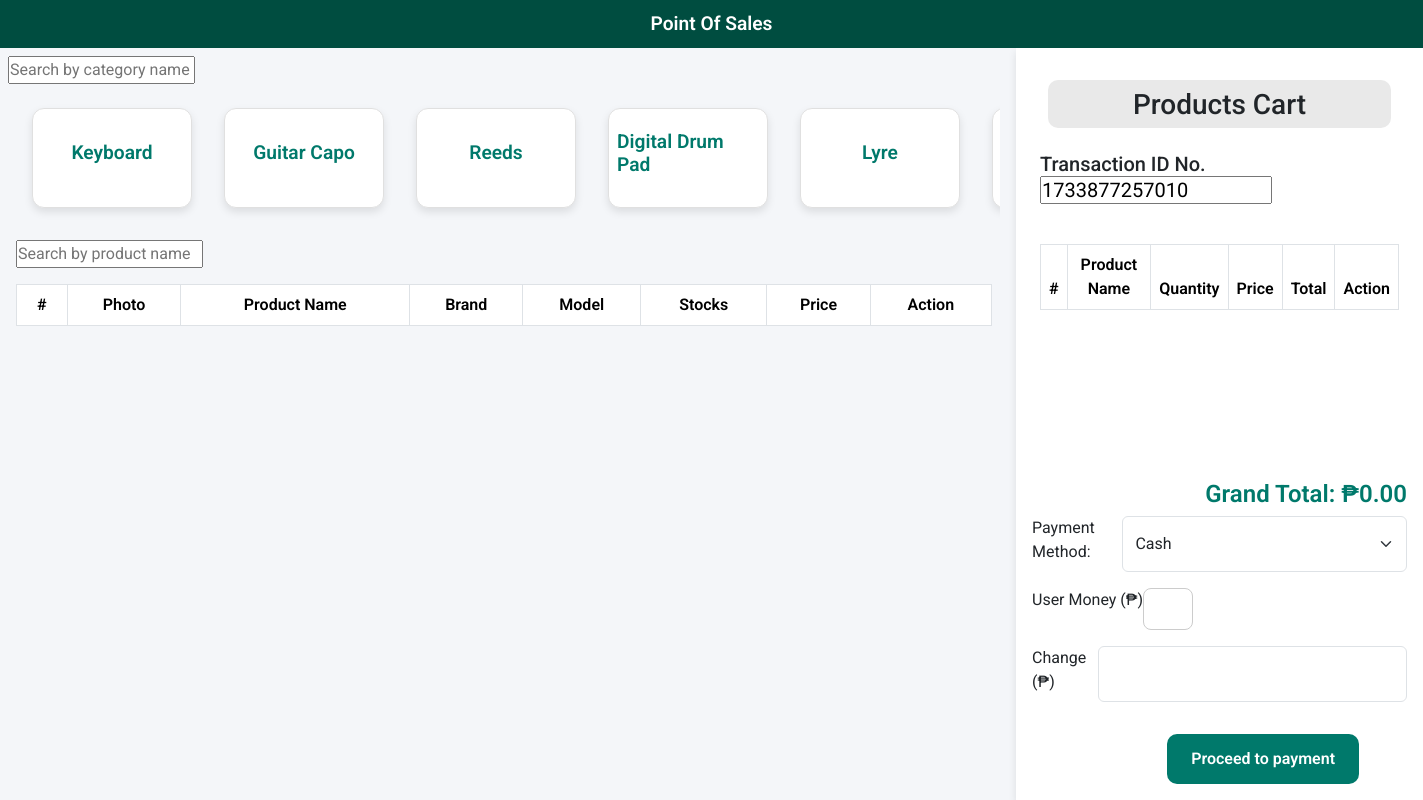
The app's page /pages/cashierpos.php (signed in) with its own data.
### tables this page shows
CREATE TABLE `categories` (
  `category_id` int(11) UNSIGNED NOT NULL,
  `name` varchar(60) NOT NULL,
  `description` text NOT NULL,
  `created_at` timestamp NOT NULL DEFAULT current_timestamp()
);

### pages/cashierpos.php (the view, shortened to what this page needs)
<?php
require_once '../includes/load.php';
$stmt = $conn->prepare("SELECT category_id, name, created_at FROM categories");
$stmt->execute();
$categories = $stmt->fetchAll(PDO::FETCH_ASSOC);
?>
<!DOCTYPE html>
<html lang="en">
<head>
    <link rel="stylesheet" href="https://cdnjs.cloudflare.com/ajax/libs/font-awesome/5.15.3/css/all.min.css">
    <link rel="stylesheet" href="https://cdnjs.cloudflare.com/ajax/libs/remixicon/4.2.0/remixicon.css">
    <link href="https://cdn.jsdelivr.net/npm/bootstrap@5.3.3/dist/css/bootstrap.min.css" rel="stylesheet"
>
    <link rel="stylesheet" href="https://cdnjs.cloudflare.com/ajax/libs/toastr.js/latest/toastr.min.css">
    <link rel="stylesheet" href="../lib/addsales/pos.css">
</head>
<body>
    <nav class="text-center d-flex justify-content-center align-items-center">Point Of Sales</nav>
    <main class="p-2">
        <div class="filterSearch">
            <input type="text" id="searchInput" placeholder="Search by category name">
        </div>
        <div class="horizontal-scrollbar-wrapper">
            <div class="horizontal-scrollbar d-flex flex-row flex-nowrap" style="width: 62rem">
                <?php if (empty($categories)): ?>
                    <p>No categories found.</p>
                <?php else: ?>
                    <?php foreach ($categories as $category): ?>
                        <div class="card card-body p-2 m-2 card-highlight d-flex justify-content-center" style="width: 18rem;"
                            onclick="loadCategoryProducts(<?= $category['category_id'] ?>)">
                            <h5 class="card-title"><?= htmlspecialchars($category['name']) ?></h5>
                        </div>
                    <?php endforeach; ?>
                <?php endif; ?>
            </div>
        </div>
        <div class="table p-2" style="height: 70vh; overflow-y: auto;">
            <div class="filtersearch">
                <input type="text" id="searchInput" placeholder="Search by product name">
            </div>
            <table id="product-table" class="table table-bordered">
                <thead>
                    <tr>
                        <th>#</th>
                        <th>Photo</th>
                        <th>Product Name</th>
                        <th>Brand</th>
                        <th>Model</th>
                        <th>Stocks</th>
                        <th>Price</th>
                        <th>Action</th>
                    </tr>
                </thead>
            </table>
        </div>
    </main>
    <aside class="d-flex flex-column">
        <div class="header p-2 m-3 d-flex justify-content-center"
            style="height: 3rem; background-color: #e9e9e9; border-radius: 10px">
            <h3>Products Cart</h3>
        </div>
        <div class="TransactionNum m-2">
            <h5>Transaction ID No. <input type="text" id="transaction-id" readonly></h5>
        </div>
        <div class="table p-2" style="height: 58vh; overflow-y: auto;">
            <table id="sales-table" class="table table-bordered">
                <thead>
                    <tr>
                        <th>#</th>
                        <th>Product Name</th>
                        <th>Quantity</th>
                        <th>Price</th>
                        <th>Total</th>
                        <th>Action</th>
                    </tr>
                </thead>
            </table>
        </div>
        <div class="footer m">
            <h3 id="grand-total" class="text-end">Grand Total: ₱0.00</h3>
            <form id="payment-form">
                <div class="mb-3 d-flex">
                    <label for="payment-method" class="form-label">Payment Method:</label>
                    <select id="payment-method" class="form-select">
                        <option value="Cash">Cash</option>
                    </select>
                </div>
                <div class="mb-3 d-flex">
                    <label for="user-money" class="form-label">User Money (₱)</label>
                    <input type="number" id="user-money" class="form-control" step="0.01" min="0">
                </div>
                <div class="mb-3 d-flex">
                    <label for="change" class="form-label">Change (₱)</label>
                    <input type="text" id="change" class="form-control" readonly>
                </div>
            </form>
            <div class="text-end me-md-5 align-self-end">
                <button class="btn btn-primary" id="confirm-purchase-btn" data-bs-toggle="modal"
                    data-bs-target="#PaymentModal">Proceed to payment</button>
            </div>
        </div>
    </aside>
</body>
</html>

### records on screen
categories: name "Keyboard"
categories: name "Guitar Capo"
categories: name "Reeds"
categories: name "Digital Drum Pad"
categories: name "Lyre"
